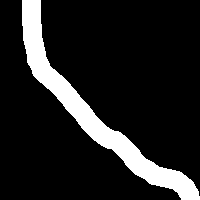
%> input picture find_skel_intersection/test_find_skel_intersection1.tif, 200 x 200 px
$ octave --eval "result = alignAlongMajorAxis(imread('find_skel_intersection/test_find_skel_intersection1.tif'));"   (GNU Octave 9; MATLAB toolbox functions it lacks are replaced by stand-ins)
%> lines starting %> are read from the running program, lines starting %| are printed output that depends on the picture; in (x1, y1, x2, y2) boxes, pixels count from 0 and x2, y2 are one past the last pixel; in counts of white or black regions, pixels touching at a corner belong together; the program's own positions count from 1
function aligned_img = alignAlongMajorAxis(image)
    %rotate image so major axis is at 0 degrees
    props = regionprops(image, 'Orientation', 'Centroid');
%> props = 1 region; Centroid and Orientation: [94.6 112.2] -47.01
    x = props.Centroid(1) + 10*cosd(props.Orientation);
%> x = 101.4
    y = props.Centroid(2) - 10*sind(props.Orientation);
%> y = 119.5
    %display original image and its major axis
    figure; imshow(image); hold on
    line([props.Centroid(1), x], [props.Centroid(2), y]);
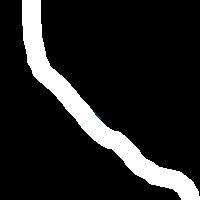
%> figure redrawn from the program's plot data

    %rotate the image
    aligned_img = imrotate(image, props.Orientation, 'bilinear');
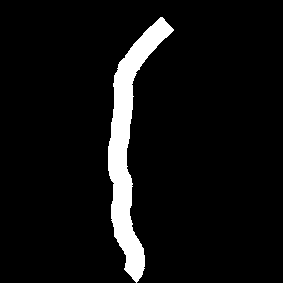
%> aligned_img: size 283x283 logical; 6.6% white; 1 white region, box (x1, y1, x2, y2) and area: (108, 17, 174, 283) 5273
    %display rotated image and its major axis, which should be x axis now
    props = regionprops(aligned_img, 'Orientation', 'Centroid');
%> props = 1 region; Centroid and Orientation: [129.4 145.7] 85.98
    x = props.Centroid(1) + 10*cosd(props.Orientation);
%> x = 130.1
    y = props.Centroid(2) - 10*sind(props.Orientation);
%> y = 135.7
%> `result = alignAlongMajorAxis(imread('find_skel_intersection/test_find_..`:
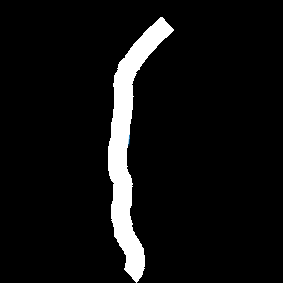
%> figure redrawn from the program's plot data
    figure; imshow(aligned_img); hold on
    line([props.Centroid(1), x], [props.Centroid(2), y]);
end

$ run again, on find_skel_intersection/test_find_skel_intersection3.tif
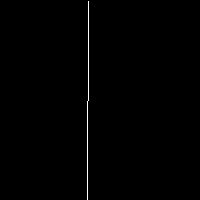
%> input picture find_skel_intersection/test_find_skel_intersection3.tif, 200 x 200 px
%> in alignAlongMajorAxis, `props = regionprops(image, 'Orientation', 'Centroid');`: props = 1 region; Centroid and Orientation: [88.5 101] 89.57
%> in alignAlongMajorAxis, `x = props.Centroid(1) + 10*cosd(props.Orientation);`: x = 88.58
%> in alignAlongMajorAxis, `y = props.Centroid(2) - 10*sind(props.Orientation);`: y = 91
%> in alignAlongMajorAxis, `aligned_img = imrotate(image, props.Orientation, 'bilinear');`:
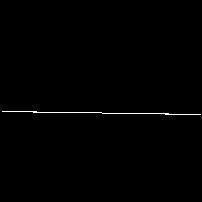
%> aligned_img: size 202x202 logical; 0.51% white in thin lines or dots, all inside (x1, y1, x2, y2) = (2, 111, 201, 115)
%> in alignAlongMajorAxis, `props = regionprops(aligned_img, 'Orientation', 'Centroid');`: props = 1 region; Centroid and Orientation: [102 113.5] -0.913
%> in alignAlongMajorAxis, `x = props.Centroid(1) + 10*cosd(props.Orientation);`: x = 112
%> in alignAlongMajorAxis, `y = props.Centroid(2) - 10*sind(props.Orientation);`: y = 113.7
%> `result = alignAlongMajorAxis(imread('find_skel_intersection/test_find_..`:
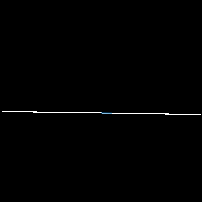
%> figure redrawn from the program's plot data

$ run again, on find_skel_intersection/test_find_skel_intersection4.tif
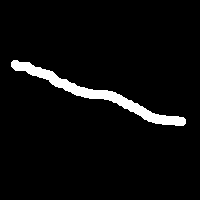
%> input picture find_skel_intersection/test_find_skel_intersection4.tif, 200 x 200 px
%> in alignAlongMajorAxis, `props = regionprops(image, 'Orientation', 'Centroid');`: props = 1 region; Centroid and Orientation: [98.2 95.2] -19.91
%> in alignAlongMajorAxis, `x = props.Centroid(1) + 10*cosd(props.Orientation);`: x = 107.6
%> in alignAlongMajorAxis, `y = props.Centroid(2) - 10*sind(props.Orientation);`: y = 98.6
%> in alignAlongMajorAxis, `aligned_img = imrotate(image, props.Orientation, 'bilinear');`:
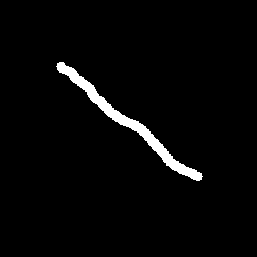
%> aligned_img: size 257x257 logical; 2.7% white; 1 white region, box (x1, y1, x2, y2) and area: (56, 62, 203, 181) 1781
%> in alignAlongMajorAxis, `props = regionprops(aligned_img, 'Orientation', 'Centroid');`: props = 1 region; Centroid and Orientation: [128.7 123.3] -39.81
%> in alignAlongMajorAxis, `x = props.Centroid(1) + 10*cosd(props.Orientation);`: x = 136.4
%> in alignAlongMajorAxis, `y = props.Centroid(2) - 10*sind(props.Orientation);`: y = 129.7
%> `result = alignAlongMajorAxis(imread('find_skel_intersection/test_find_..`:
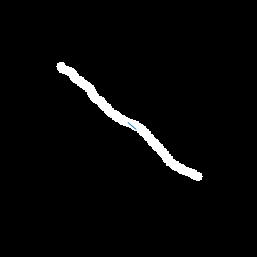
%> figure redrawn from the program's plot data
